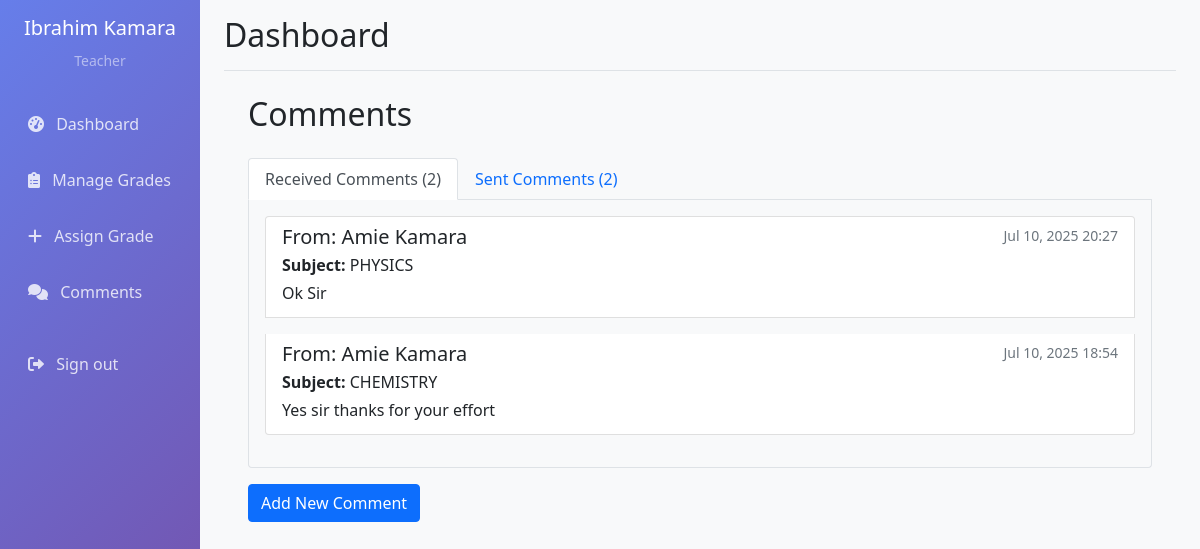
/grades/comments/ (signed in), run on the app's committed database.
### accounts/models.py (models this page shows, shortened)
class CustomUser(AbstractUser):
    USER_TYPE_CHOICES = (
        ('admin', 'Admin'),
        ('teacher', 'Teacher'),
        ('student', 'Student'),
    )
    email = models.EmailField(unique=True)
    user_type = models.CharField(max_length=10, choices=USER_TYPE_CHOICES)
    phone = models.PositiveIntegerField(max_length=15, blank=True)
    address = models.CharField(blank=True)
    USERNAME_FIELD = 'email'
    REQUIRED_FIELDS = ['username', 'user_type']

class Subject(models.Model):
    name = models.CharField(max_length=100)
    code = models.CharField(max_length=10, unique=True)
    description = models.CharField(blank=True)

### grades/models.py (models this page shows, shortened)
class Comment(models.Model):
    COMMENT_TYPE_CHOICES = [
        ('teacher_to_student', 'Teacher to Student'),
        ('student_to_teacher', 'Student to Teacher'),
    ]
    sender = models.ForeignKey(CustomUser, on_delete=models.CASCADE, related_name='sent_comments')
    receiver = models.ForeignKey(CustomUser, on_delete=models.CASCADE, related_name='received_comments')
    subject = models.ForeignKey(Subject, on_delete=models.CASCADE)
    comment_type = models.CharField(max_length=20, choices=COMMENT_TYPE_CHOICES)
    message = models.TextField()
    created_at = models.DateTimeField(auto_now_add=True)
    class Meta:
        ordering = ['-created_at']

### grades/views.py (the view)
# urls.py: path('comments/', views.comments, name='comments'),
@login_required
def comments(request):
    if request.user.user_type == 'admin':
        messages.error(request, 'Access denied')
        return redirect('dashboard')
    sent_comments = Comment.objects.filter(sender=request.user)
    received_comments = Comment.objects.filter(receiver=request.user)
    return render(request, 'grades/comments.html', {
        'sent_comments': sent_comments,
        'received_comments': received_comments
    })

### templates/grades/comments.html (shortened to what this page needs)
{% extends 'base.html' %}
{% load crispy_forms_tags %}
{% block content %}
<div class="container mt-4">
    <div class="row">
        <div class="col-md-12">
            <h2 class="mb-4">Comments</h2>
            <ul class="nav nav-tabs" id="commentsTab" role="tablist">
                <li class="nav-item" role="presentation">
                    <button class="nav-link active" id="received-tab" data-bs-toggle="tab" data-bs-target="#received" type="button" role="tab">
                        Received Comments ({{ received_comments.count }})
                    </button>
                </li>
                <li class="nav-item" role="presentation">
                    <button class="nav-link" id="sent-tab" data-bs-toggle="tab" data-bs-target="#sent" type="button" role="tab">
                        Sent Comments ({{ sent_comments.count }})
                    </button>
                </li>
            </ul>
            <div class="tab-content p-3 border border-top-0 rounded-bottom" id="commentsTabContent">
                <div class="tab-pane fade show active" id="received" role="tabpanel">
                    {% if received_comments %}
                        <div class="list-group">
                            {% for comment in received_comments %}
                            <div class="list-group-item mb-3">
                                <div class="d-flex justify-content-between">
                                    <h5 class="mb-1">From: {{ comment.sender.get_full_name }}</h5>
                                    <small class="text-muted">{{ comment.created_at|date:"M d, Y H:i" }}</small>
                                </div>
                                <p class="mb-1"><strong>Subject:</strong> {{ comment.subject.name }}</p>
                                <p class="mb-1">{{ comment.message }}</p>
                            </div>
                            {% endfor %}
                        </div>
                    {% else %}
                        <div class="alert alert-info">No received comments yet.</div>
                    {% endif %}
                </div>
            </div>
            <div class="mt-3">
                <a href="{% url 'add_comment' %}" class="btn btn-primary">
                     Add New Comment
                </a>
            </div>
        </div>
    </div>
</div>
{% endblock %}

### templates/base.html (shortened to what this page needs)
<!DOCTYPE html>
<html lang="en">
<head>
    <link href="https://cdn.jsdelivr.net/npm/select2@4.1.0-rc.0/dist/css/select2.min.css" rel="stylesheet" />
    <link href="https://cdn.jsdelivr.net/npm/bootstrap@5.1.3/dist/css/bootstrap.min.css" rel="stylesheet">
    <link href="https://cdnjs.cloudflare.com/ajax/libs/font-awesome/6.0.0/css/all.min.css" rel="stylesheet">
</head>
<body>
    <div class="container-fluid">
        <div class="row">
            {% if request.user.is_authenticated %}
            <nav class="col-md-3 col-lg-2 d-md-block sidebar collapse">
                <div class="position-sticky pt-3">
                    <div class="text-center mb-4">
                        <h5 class="text-white">{{ request.user.get_full_name }}</h5>
                        <small class="text-white-50">{{ request.user.user_type|title }}</small>
                    </div>
                    <ul class="nav flex-column">
                        <li class="nav-item">
                            <a class="nav-link" href="{% url 'dashboard' %}">
                                <i class="fas fa-tachometer-alt me-2"></i>
                                Dashboard
                            </a>
                        </li>
                        {% if request.user.user_type == 'teacher' %}
                        <li class="nav-item">
                            <a class="nav-link" href="{% url 'teacher_grades' %}">
                                <i class="fas fa-clipboard-list me-2"></i>
                                Manage Grades
                            </a>
                        </li>
                        <li class="nav-item">
    <a class="nav-link" href="{% url 'teacher_assigned_classes' %}">
        <i class="fas fa-plus me-2"></i>
        Assign Grade
    </a>
</li>
                        <li class="nav-item">
                            <a class="nav-link" href="{% url 'comments' %}">
                                <i class="fas fa-comments me-2"></i>
                                Comments
                            </a>
                        </li>
                        {% endif %}
                        <li class="nav-item mt-3">
                            <a class="nav-link" href="{% url 'logout' %}">
                                <i class="fas fa-sign-out-alt me-2"></i>
                                Sign out
                            </a>
                        </li>
                    </ul>
                </div>
            </nav>
            {% endif %}
            <main class="col-md-9 ms-sm-auto col-lg-10 px-md-4 main-content">
                {% if request.user.is_authenticated %}
                <div class="d-flex justify-content-between flex-wrap flex-md-nowrap align-items-center pt-3 pb-2 mb-3 border-bottom">
                    <h1 class="h2">{% block page_title %}Dashboard{% endblock %}</h1>
                </div>
                {% endif %}
                {% block content %}
                {% endblock %}
            </main>
        </div>
    </div>
</body>
</html>

### templates/base.html (style rules this page uses)
.sidebar { min-height: 100vh; background: linear-gradient(135deg, #667eea 0%, #764ba2 100%); }
.sidebar .nav-link { color: rgba(255, 255, 255, 0.8); padding: 0.75rem 1rem; margin: 0.25rem 0; border-radius: 0.5rem; transition: all 0.3s; }
.main-content { background-color: #f8f9fa; min-height: 100vh; }

### data on the page
CustomUser: user.get_full_name "Ibrahim Kamara", user.user_type "Teacher"
Comment: sender.get_full_name "Amie Kamara", created_at "Jul 10, 2025 20:27", subject.name "PHYSICS", message "Ok Sir"
Comment: sender.get_full_name "Amie Kamara", created_at "Jul 10, 2025 18:54", subject.name "CHEMISTRY", message "Yes sir thanks for your effort"

### other printed values
{{ received_comments.count }} "2"
{{ sent_comments.count }} "2"
